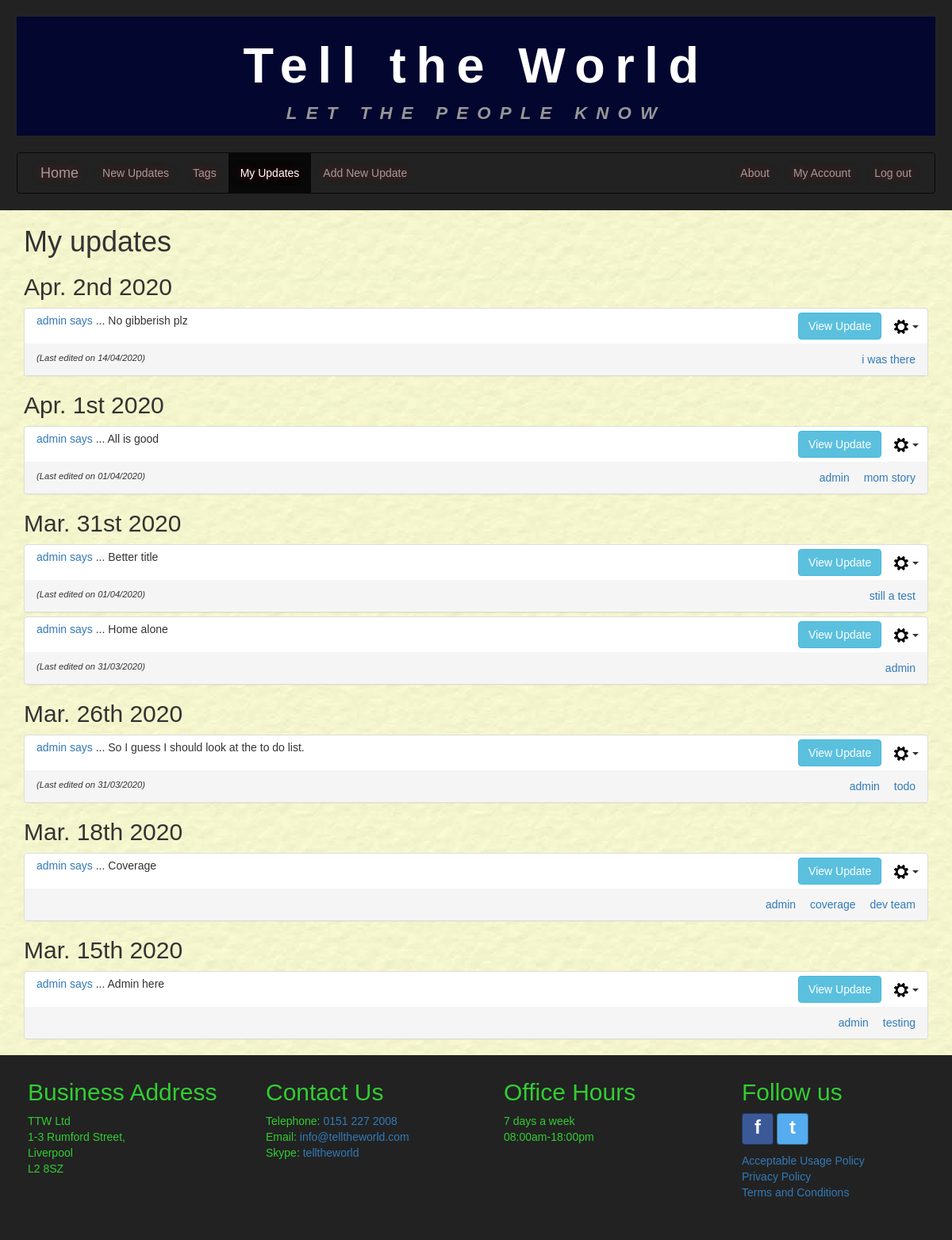
Page /myupdates/ (signed in) on the earlier database version.
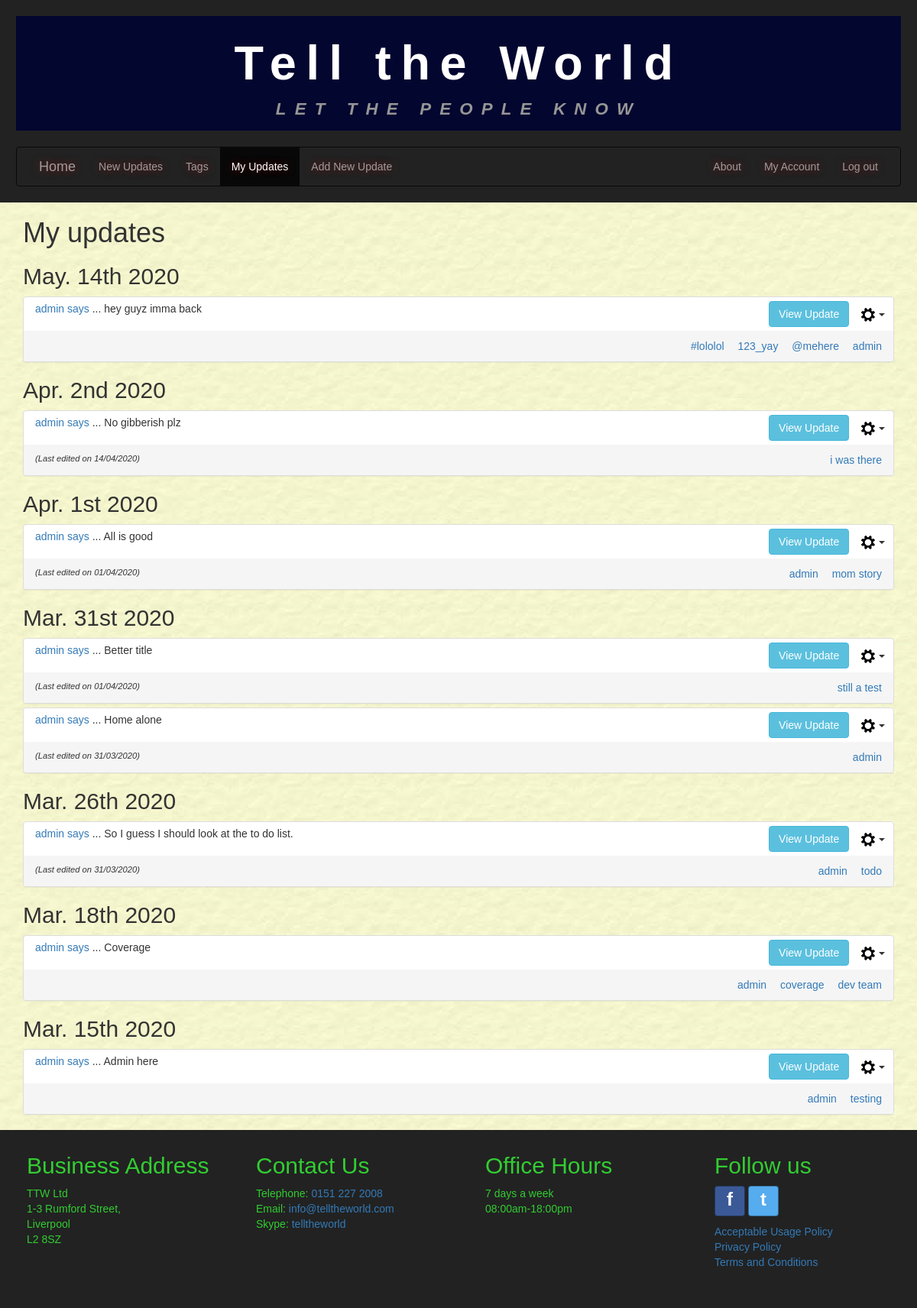
Same page on the later database version.
### tellings/models.py (models this page shows, shortened)
class UserPost(models.Model):
    postID = models.AutoField(primary_key=True, db_column='postID')
    user = models.ForeignKey(settings.AUTH_USER_MODEL, on_delete=models.CASCADE,
                             db_column='user')
    dateOfPost = models.DateTimeField()
    postTitle = models.CharField(max_length=35)
    postText = models.CharField(max_length=255)
    dateOfEdit = models.DateTimeField(null=True, blank=True)
    @property
    def post_tags(self):
        tagmaps = Tagmap.objects.filter(postID=self.postID)
        tagList = sorted([tag.tagID.tagName for tag in tagmaps])
        return tagList
    class Meta:
        verbose_name = "UserPost"
        verbose_name_plural = "UserPosts"

class Tag(models.Model):
    tagID = models.AutoField(primary_key=True, db_column='tagID')
    tagName = models.CharField(max_length=15)
    class Meta:
        ordering = ['tagName']
        verbose_name = "Tag"
        verbose_name_plural = "Tags"

### tellings/views.py (the view)
# urls.py: path('myupdates/', MyUpdatesListView.as_view(), name='myupdates'),
class MyUpdatesListView(LoginRequiredMixin, generic.ListView):
    model = UserPost
    template_name = "tellings/myupdates_list.html"
    paginate_by = 10
    http_method_names = ['get']
    def get_queryset(self):
        user_id = self.request.user.id
        tagName_val = False
        qs = super().get_queryset()
        if 'tagName' in self.request.GET:
            tagName_val = self.request.GET.get('tagName')
            if not Tag.objects.filter(tagName=tagName_val).exists():
                return qs.filter(user=user_id).order_by('-dateOfPost')
        if tagName_val:
            tag = Tag.objects.get(tagName=tagName_val)
            tagmaps = Tagmap.objects.filter(tagID=tag)
            postList = [tm.postID.postID for tm in tagmaps]
            qs = qs.filter(postID__in=postList, user=user_id).order_by('-dateOfPost')
        else:
            qs = qs.filter(user=user_id).order_by('-dateOfPost')
        return qs
    def get_context_data(self, **kwargs):
        context = super(MyUpdatesListView, self).get_context_data(**kwargs)
        current_username = user_id = self.request.user.username
        if 'tagName' in self.request.GET:
            context['tagName'] = self.request.GET.get('tagName')
        context['current_username'] = current_username
        return context

### tellings/templates/tellings/myupdates_list.html (shortened to what this page needs)
{% extends 'tellings/base.html' %}
{% block content %}
  <div class="container-fluid main-content">
    <main class="container currentUserUpdates" id="userUpdates">
      <header>
        <h1>My updates</h1>
      </header>
      {% if userpost_list %}
      {% load static %}
      {% regroup userpost_list by dateOfPost|date:"M. jS Y" as ordered_post_list %}
      {% for mypost in ordered_post_list %}
      <article>
        <h2>{{ mypost.grouper }}</h2>
        <div class="panel-group">
          {% for item in mypost.list %}
            <div class="panel panel-default" id="panel_post_{{ item.postID }}">
              <div class="panel-header">
                <div class="col-sm-8 panel-postTitle">
                  <p><a href="{% url 'tellings:myupdates' %}" name="{{ item.user }}">
                      {{ item.user }} says</a> ... <span id="postTitle_{{ item.postID }}">{{ item.postTitle }}</span></p>
                </div>
                <div class="col-sm-4 align-panel-text-right">
                  <button class="btn btn-info collapse_btn" data-toggle="collapse" data-target="#collapse{{ item.postID }}">View Update</button>
                  {% if current_username %}
                    {% if item.user.username == current_username %}
                    <div class="btn-group">
                      <button type="button" class="btn dropdown-toggle post-cog-btn" data-toggle="dropdown" aria-haspopup="true" aria-expanded="false">
                        <img src="{% static 'tellings/imgs/settings_cog.png' %}" alt="">
                        <span class = "caret"></span>
                      </button>
                    </div>
                    {% endif %}
                  {% endif %}
                </div>
              </div>
              <div class="panel-footer align_between">
                <span class="align-panel-footer-text-left last-edited-text">
                  {% if item.dateOfEdit %}
                  (Last edited on {{ item.dateOfEdit|date:"d/m/Y" }})
                  {% else %}
                    &nbsp;
                  {% endif %}
                </span>
                <span class="align-panel-footer-text-right">
                {% for tag in item.post_tags %}
                  <a class="tagLink" href="{% url 'tellings:myupdates' %}?tagName={{ tag }}" name="{{ tag }}">{{ tag }}</a>
                {% endfor %}
                </span>
              </div>
            </div>
          {% endfor %}
        </div>
      </article>
      {% endfor %}
      {% else %}
      <div class="row white-inner-container">
        <p>No results found.</p>
      </div>
      {% endif %}
    </main>
  </div>
{% endblock %}

Differences in the rows shown:
added UserPost: user "admin", postTitle "hey guyz imma back", post_tags "admin", shown under "May. 14th 2020"
added Tag: post_tags "#lololol"
added Tag: post_tags "123_yay"
added Tag: post_tags "@mehere"
Other differences:
new list line: "May. 14th 2020"
